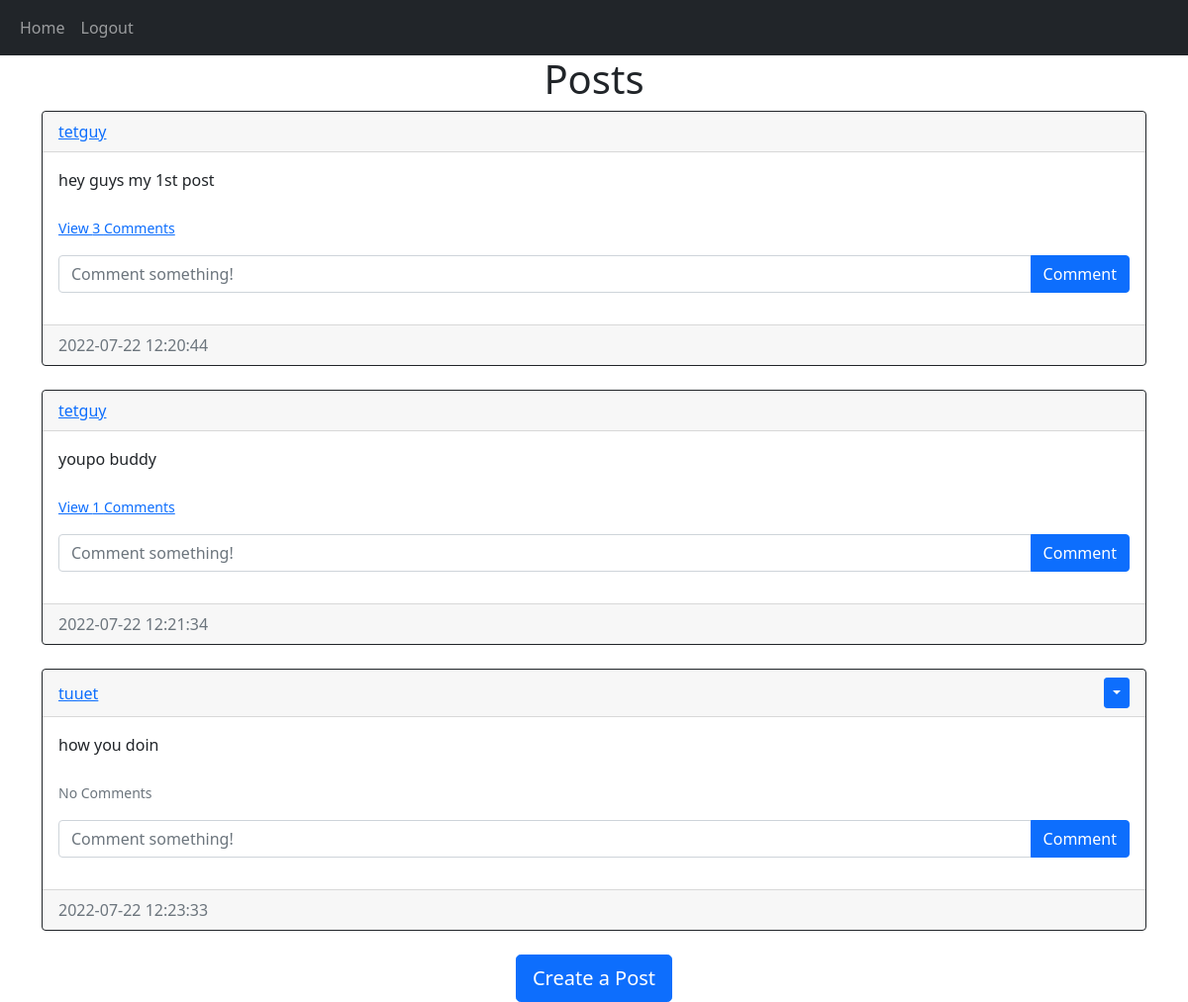
The app's page /home (signed in) with its own data.
### website/models.py (models this page shows)
class Post(db.Model):
    id= db.Column(db.Integer, primary_key=True)
    text= db.Column(db.Text, nullable= False)
    date_created = db.Column(db.DateTime(timezone=True), default=func.now())
    author = db.Column(db.Integer, db.ForeignKey('user.id', ondelete='CASCADE'), nullable=False)
    comments = db.relationship('Comment', backref='post', passive_deletes=True)

class User(db.Model, UserMixin):
    id = db.Column(db.Integer, primary_key = True)
    email =db.Column(db.String(150), unique=True)
    username = db.Column(db.String(150), unique=True)
    password = db.Column(db.String(150))
    date_created = db.Column(db.DateTime(timezone=True), default=func.now())
    posts = db.relationship('Post', backref='user', passive_deletes=True)
    comments= db.relationship('Comment', backref='user', passive_deletes=True)

### website/views.py (the view)
@views.route("/")
@views.route("/home")
@login_required
def home():
    posts = Post.query.all()
    return render_template("home.html", user =current_user, posts=posts)

### website/__init__.py (called while the page is built)
def create_app():
    app = Flask(__name__)
    app.config['SECRET_KEY'] = "helloworld"
    app.config['SQLALCHEMY_DATABASE_URI'] = f'sqlite:///{DB_NAME}'
    db.init_app(app)
    from .views import views
    from .auth import auth
    app.register_blueprint(views, url_prefix="/")
    app.register_blueprint(auth, url_prefix="/")
    from .models import User, Post, Comment
    create_database(app)
    login_manager = LoginManager()
    login_manager.login_view = "auth.login"
    login_manager.init_app(app)
    @login_manager.user_loader
    def load_user(id):
        return User.query.get(int(id))
    return app

### website/templates/home.html
{% extends 'posts_div.html' %} {% block title %}Home{% endblock %}

### website/templates/posts_div.html (shortened to what this page needs)
{% extends 'base.html' %} {% block title %}Home{% endblock %} {% block content
%}
<h1 align="center">{% block header %}Posts{% endblock %}</h1>
<div id="posts">
  {% for post in posts %}
  <div class="card border-dark">
    <div class="card-header d-flex justify-content-between align-items-center">
      <a href="/posts/{{post.user.username}}">{{post.user.username}}</a>
      {% if user.id == post.author %}
      <div class="btn-group">
        <button
          type="button"
          class="btn btn-sm btn-primary dropdown-toggle"
          data-bs-toggle="dropdown"
        ></button>
      </div>
      {% endif %}
    </div>
    <div class="card-body">
      <div class="card-text">{{post.text}}</div>
      <br />
      <p class="card-text">
        {% if post.comments|length > 0 %}
        <a data-bs-toggle="collapse" href="#comments-{{post.id}}" role="button">
          <small>View {{post.comments|length}} Comments</small>
        </a>
        {% else %}
        <small class="text-muted">No Comments</small>
        {% endif %}
      </p>
      <form
        class="input-group mb-3"
        method="POST"
        action="/create-comment/{{post.id}}"
      >
        <input
          type="text"
          id="text"
          name="text"
          class="form-control"
          placeholder="Comment something!"
        />
        <button class="btn btn-primary" type="submit">Comment</button>
      </form>
    </div>
    <div class="card-footer text-muted">{{post.date_created}}</div>
  </div>
  <br />
  {% endfor %}
</div>
{% block footer %}
<div align="center">
  <a href="/create-post">
    <button type="button" class="btn btn-primary btn-lg">
      Create a Post
    </button></a
  >
</div>
{% endblock %} {% endblock %}

### records on screen
Post: user.username "tetguy", text "hey guys my 1st post", comments|length "3", date_created "2022-07-22 12:20:44"
Post: user.username "tetguy", text "youpo buddy", comments|length "1", date_created "2022-07-22 12:21:34"
Post: user.username "tuuet", text "how you doin", shows "No Comments", date_created "2022-07-22 12:23:33"
